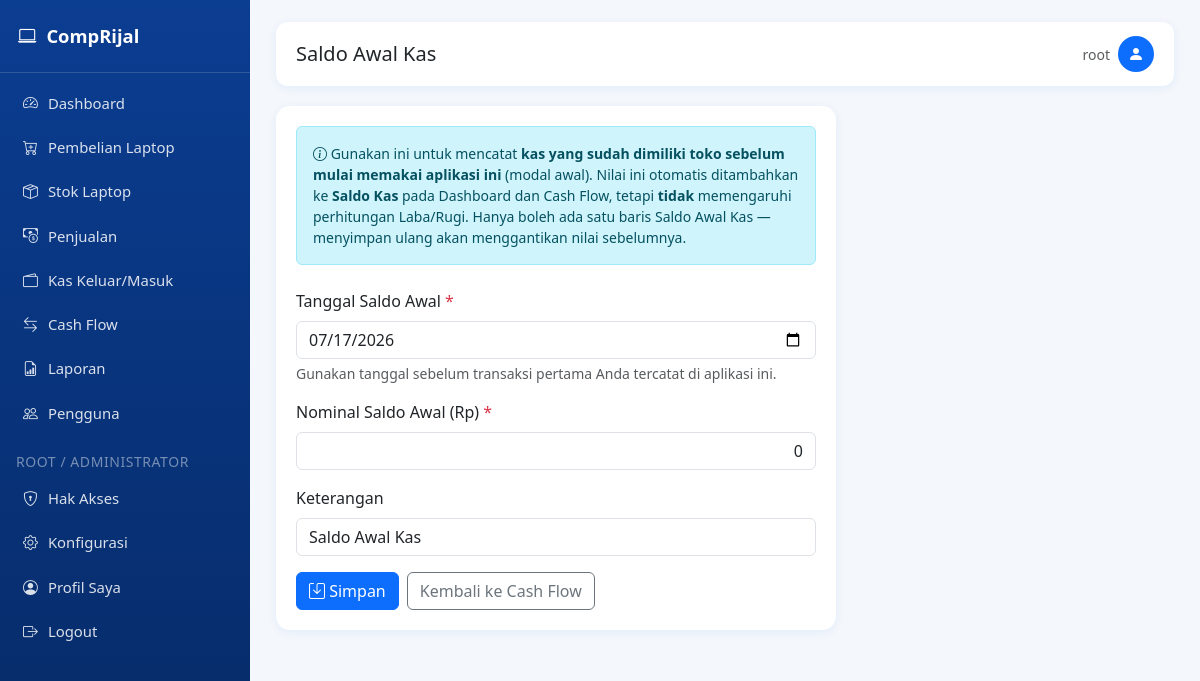
/cashflow/saldo-awal (signed in), run on an earlier commit of the app's database.
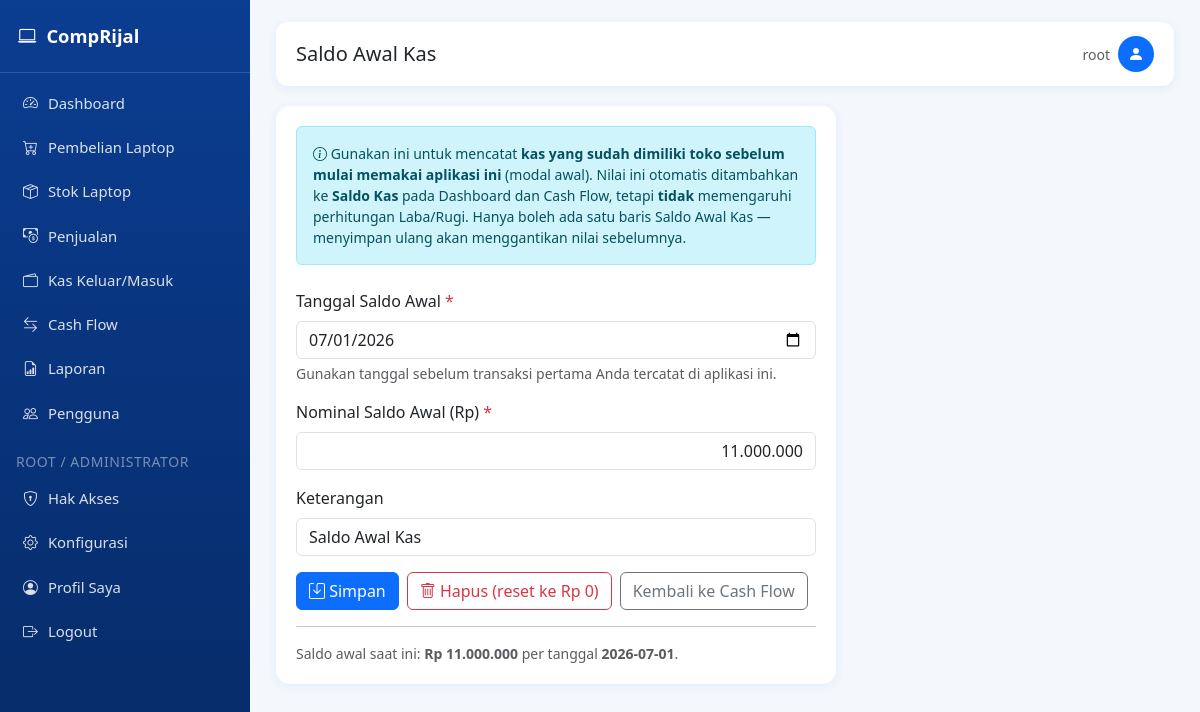
And on a later commit of the database.
### tables this page shows
CREATE TABLE cashflow (
            id INTEGER PRIMARY KEY AUTOINCREMENT,
            tanggal TEXT NOT NULL,
            keterangan TEXT,
            tipe TEXT NOT NULL,
            nominal REAL DEFAULT 0,
            ref_type TEXT,
            ref_id INTEGER,
            created_at TEXT DEFAULT CURRENT_TIMESTAMP
        );

### app.py (the view, shortened to what this page needs)
@app.route("/cashflow/saldo-awal", methods=["GET", "POST"])
@page_required("cashflow")
def saldo_awal_kas():
    conn = get_db_connection()
    row = conn.execute(
        """
        SELECT *
        FROM cashflow
        WHERE ref_type='saldo_awal_kas'
        LIMIT 1
        """
    ).fetchone()
    conn.close()
    return render_template(
        "saldo_awal.html",
        row=row
    )

### app.py (called while the page is built)
def page_required(page_key):
    def wrapper(f):
        @wraps(f)
        def decorated(*args, **kwargs):
            if "user_id" not in session:
                flash("Silakan login terlebih dahulu.", "warning")
                return redirect(url_for("login"))
            if not has_page_access(session["user_id"], session.get("role"), page_key):
                flash("Anda tidak memiliki hak akses ke halaman ini. Hubungi administrator.", "danger")
                return redirect(url_for("dashboard"))
            return f(*args, **kwargs)
        return decorated
    return wrapper

def can_access_page(page_key: str) -> bool:
    if "user_id" not in session:
        return False
    if page_key in {"konfigurasi", "hak_akses"}:
        return session.get("role") in ("root", "administrator")
    return has_page_access(session["user_id"], session.get("role"), page_key)

@app.context_processor
def inject_globals():
    return {
        "rp": reports.rp,
        "current_year": datetime.now().year,
        "now_date": datetime.now().strftime("%Y-%m-%d"),
        "app_settings": get_all_settings(),
        "can_access_page": can_access_page,
    }

### templates/saldo_awal.html (shortened to what this page needs)
{% extends "base.html" %}
{% block page_title %}Saldo Awal Kas{% endblock %}
{% block content %}
<div class="card-panel" style="max-width:560px;">
    <div class="alert alert-info small mb-4">
        <i class="bi bi-info-circle"></i>
        Gunakan ini untuk mencatat <b>kas yang sudah dimiliki toko sebelum mulai memakai
        aplikasi ini</b> (modal awal). Nilai ini otomatis ditambahkan ke <b>Saldo Kas</b> pada
        Dashboard dan Cash Flow, tetapi <b>tidak</b> memengaruhi perhitungan Laba/Rugi.
        Hanya boleh ada satu baris Saldo Awal Kas &mdash; menyimpan ulang akan
        menggantikan nilai sebelumnya.
    </div>
    <form method="POST">
        <div class="mb-3">
            <label class="form-label">Tanggal Saldo Awal <span class="text-danger">*</span></label>
            <input type="date" name="tanggal" class="form-control" required
                   value="{{ row.tanggal if row else now_date }}">
            <div class="form-text">Gunakan tanggal sebelum transaksi pertama Anda tercatat di aplikasi ini.</div>
        </div>
        <div class="mb-3">
            <label class="form-label">Nominal Saldo Awal (Rp) <span class="text-danger">*</span></label>
        <input type="text"
                name="nominal"
                class="form-control input-rupiah"
                required
                value="{{ row.nominal|int if row else 0 }}">
        </div>
        <div class="mb-3">
            <label class="form-label">Keterangan</label>
            <input type="text" name="keterangan" class="form-control"
                   value="{{ row.keterangan if row else 'Saldo Awal Kas' }}">
        </div>
        <div class="d-flex gap-2">
            <button type="submit" class="btn btn-primary"><i class="bi bi-save"></i> Simpan</button>
            {% if row %}
            <form method="POST" action="{{ url_for('saldo_awal_kas_hapus') }}" onsubmit="return confirmDelete(this)">
                <button class="btn btn-outline-danger"><i class="bi bi-trash"></i> Hapus (reset ke Rp 0)</button>
            </form>
            {% endif %}
            <a href="{{ url_for('cashflow_view') }}" class="btn btn-outline-secondary">Kembali ke Cash Flow</a>
        </div>
    </form>
    {% if row %}
    <hr>
    <p class="text-muted small mb-0">
        Saldo awal saat ini: <b>{{ rp(row.nominal) }}</b> per tanggal <b>{{ row.tanggal }}</b>.
    </p>
    {% endif %}
</div>
{% endblock %}

What changed in the data, as far as the page shows it:
added cashflow: tanggal "07/01/2026", nominal "11.000.000", keterangan "Saldo Awal Kas", nominal "Rp 11.000.000", tanggal "2026-07-01"
Also different on the page:
form field tanggal: "07/17/2026" → (not shown)
form field nominal: "0" → (not shown)
form field keterangan: "Saldo Awal Kas" → (not shown)
text now shown: "Hapus (reset ke Rp 0) Saldo awal saat ini: per tanggal ."
